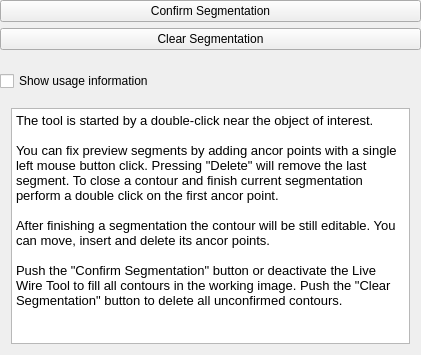
<?xml version="1.0" encoding="UTF-8"?>
<ui version="4.0">
 <class>QmitkLiveWireTool2DGUIControls</class>
 <widget class="QWidget" name="QmitkLiveWireTool2DGUIControls">
  <property name="geometry">
   <rect>
    <x>0</x>
    <y>0</y>
    <width>421</width>
    <height>355</height>
   </rect>
  </property>
  <property name="sizePolicy">
   <sizepolicy hsizetype="Ignored" vsizetype="Minimum">
    <horstretch>0</horstretch>
    <verstretch>0</verstretch>
   </sizepolicy>
  </property>
  <property name="minimumSize">
   <size>
    <width>0</width>
    <height>0</height>
   </size>
  </property>
  <property name="windowTitle">
   <string>QmitkLiveWireTool2DGUIControls</string>
  </property>
  <property name="toolTip">
   <string>Confirm all previous contour.</string>
  </property>
  <layout class="QVBoxLayout" name="verticalLayout">
   <property name="margin">
    <number>0</number>
   </property>
   <item>
    <layout class="QVBoxLayout" name="verticalLayout_2">
     <item>
      <widget class="QPushButton" name="m_ConfirmButton">
       <property name="text">
        <string>Confirm Segmentation</string>
       </property>
      </widget>
     </item>
     <item>
      <widget class="QPushButton" name="m_ClearButton">
       <property name="text">
        <string>Clear Segmentation</string>
       </property>
      </widget>
     </item>
     <item>
      <spacer name="verticalSpacer_2">
       <property name="orientation">
        <enum>Qt::Vertical</enum>
       </property>
       <property name="sizeType">
        <enum>QSizePolicy::Fixed</enum>
       </property>
       <property name="sizeHint" stdset="0">
        <size>
         <width>20</width>
         <height>15</height>
        </size>
       </property>
      </spacer>
     </item>
     <item>
      <widget class="QCheckBox" name="m_InformationCheckBox">
       <property name="text">
        <string>Show usage information</string>
       </property>
      </widget>
     </item>
     <item>
      <widget class="QWidget" name="m_Information" native="true">
       <property name="minimumSize">
        <size>
         <width>0</width>
         <height>150</height>
        </size>
       </property>
       <layout class="QHBoxLayout" name="horizontalLayout">
        <item>
         <widget class="QTextBrowser" name="textBrowser">
          <property name="font">
           <font>
            <pointsize>12</pointsize>
           </font>
          </property>
          <property name="html">
           <string>&lt;!DOCTYPE HTML PUBLIC &quot;-//W3C//DTD HTML 4.0//EN&quot; &quot;http://www.w3.org/TR/REC-html40/strict.dtd&quot;&gt;
&lt;html&gt;&lt;head&gt;&lt;meta name=&quot;qrichtext&quot; content=&quot;1&quot; /&gt;&lt;style type=&quot;text/css&quot;&gt;
p, li { white-space: pre-wrap; }
&lt;/style&gt;&lt;/head&gt;&lt;body style=&quot; font-family:'MS Shell Dlg 2'; font-size:12pt; font-weight:400; font-style:normal;&quot;&gt;
&lt;p style=&quot; margin-top:0px; margin-bottom:0px; margin-left:0px; margin-right:0px; -qt-block-indent:0; text-indent:0px;&quot;&gt;&lt;span style=&quot; font-family:'Sans'; font-size:10pt;&quot;&gt;The tool is started by a double-click near the object of interest.&lt;/span&gt;&lt;/p&gt;
&lt;p style=&quot;-qt-paragraph-type:empty; margin-top:0px; margin-bottom:0px; margin-left:0px; margin-right:0px; -qt-block-indent:0; text-indent:0px; font-family:'Sans'; font-size:10pt;&quot;&gt;&lt;br /&gt;&lt;/p&gt;
&lt;p style=&quot; margin-top:0px; margin-bottom:0px; margin-left:0px; margin-right:0px; -qt-block-indent:0; text-indent:0px;&quot;&gt;&lt;span style=&quot; font-family:'Sans'; font-size:10pt;&quot;&gt;You can fix preview segments by adding ancor points with a single left mouse button click. Pressing &amp;quot;Delete&amp;quot; will remove the last segment. To close a contour and finish current segmentation perform a double click on the first ancor point.&lt;/span&gt;&lt;/p&gt;
&lt;p style=&quot;-qt-paragraph-type:empty; margin-top:0px; margin-bottom:0px; margin-left:0px; margin-right:0px; -qt-block-indent:0; text-indent:0px; font-family:'Sans'; font-size:10pt;&quot;&gt;&lt;br /&gt;&lt;/p&gt;
&lt;p style=&quot; margin-top:0px; margin-bottom:0px; margin-left:0px; margin-right:0px; -qt-block-indent:0; text-indent:0px;&quot;&gt;&lt;span style=&quot; font-family:'Sans'; font-size:10pt;&quot;&gt;After finishing a segmentation the contour will be still editable. You can move, insert and delete its ancor points.&lt;/span&gt;&lt;/p&gt;
&lt;p style=&quot;-qt-paragraph-type:empty; margin-top:0px; margin-bottom:0px; margin-left:0px; margin-right:0px; -qt-block-indent:0; text-indent:0px; font-family:'Sans'; font-size:10pt;&quot;&gt;&lt;br /&gt;&lt;/p&gt;
&lt;p style=&quot; margin-top:0px; margin-bottom:0px; margin-left:0px; margin-right:0px; -qt-block-indent:0; text-indent:0px;&quot;&gt;&lt;span style=&quot; font-family:'Sans'; font-size:10pt;&quot;&gt;Push the &amp;quot;Confirm Segmentation&amp;quot; button or deactivate the Live Wire Tool to fill all contours in the working image. Push the &amp;quot;Clear Segmentation&amp;quot; button to delete all unconfirmed contours.&lt;/span&gt;&lt;/p&gt;&lt;/body&gt;&lt;/html&gt;</string>
          </property>
         </widget>
        </item>
       </layout>
      </widget>
     </item>
    </layout>
   </item>
  </layout>
 </widget>
 <layoutdefault spacing="6" margin="11"/>
 <resources/>
 <connections/>
</ui>
